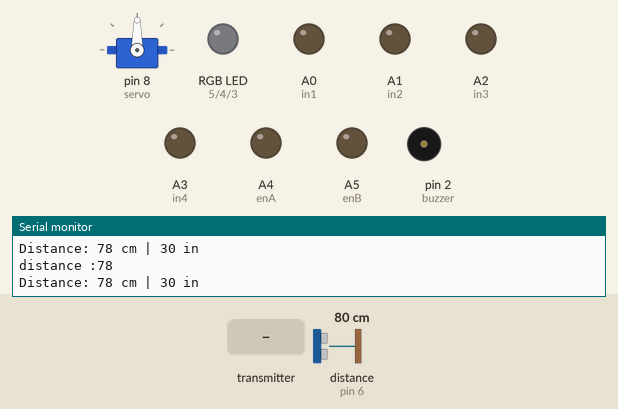
The sketch below on a simulated Arduino Uno, built with avr-gcc and run on an emulated ATmega328P. Parts: servo, an RGB LED mixed from three pins (HIGH = lit), output pins drawn as LEDs (lit = HIGH), buzzer (waves = sounding, pin HIGH), the last lines printed to the serial monitor. Wiring (inferred from the names in the program): ultrasonic range finder: trigger pin 7; echo pin 6. Dashed ring = blinking. The test bench sets the inputs (shaded band); at power-on: distance to the obstacle (sensor on pin 6) 80 cm. The echo pulse lasts 58.3 µs per cm; dim RGB values are drawn brighter than linear; no radio packets arrive unless stated; pins used as bus, display or sensor lines are not drawn.

Above: at 1.2 s.
1.3 s: the transmitter starts sending x = 0
At 1.5 s:
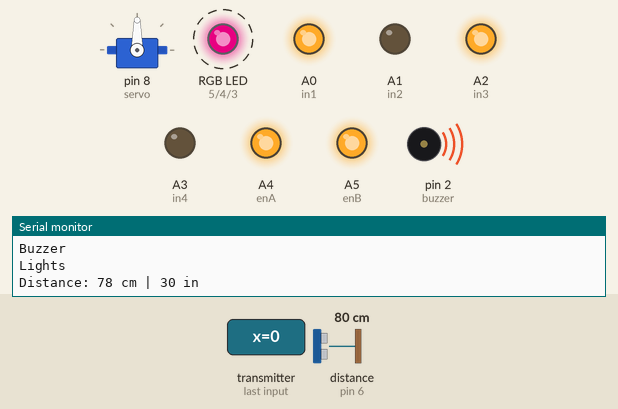
4.3 s: distance to the obstacle (sensor on pin 6) set to 23 cm
7.3 s: distance to the obstacle (sensor on pin 6) set to 19 cm
At 7.8 s:
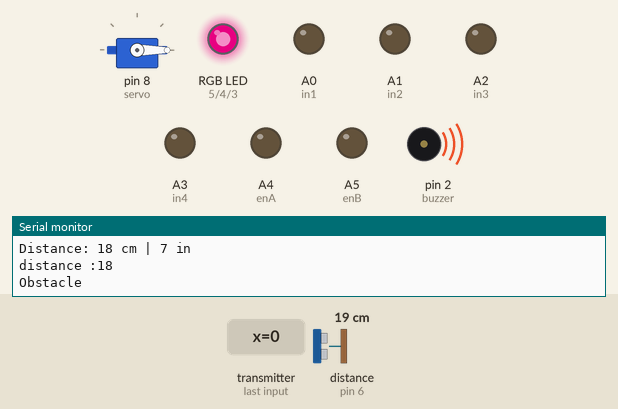
10.3 s: the transmitter starts sending a = 256
At 10.7 s:
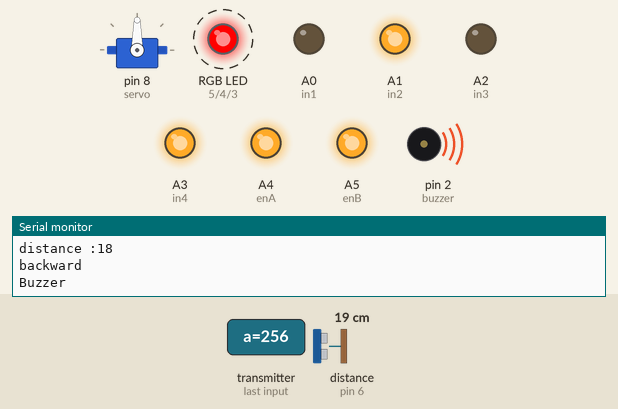
13.3 s: the transmitter starts sending c = 256
At 14.53 s:
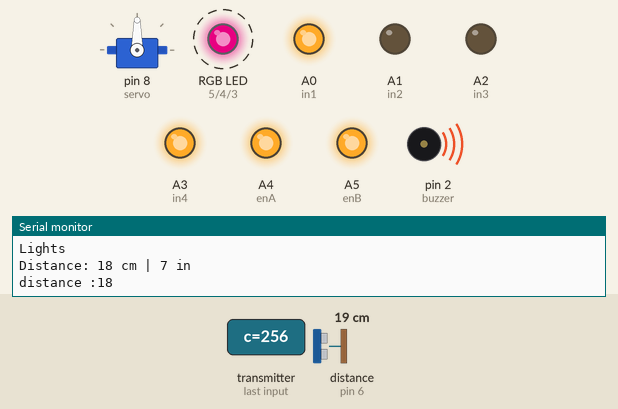
16.3 s: the transmitter starts sending b = 256
At 16.51 s:
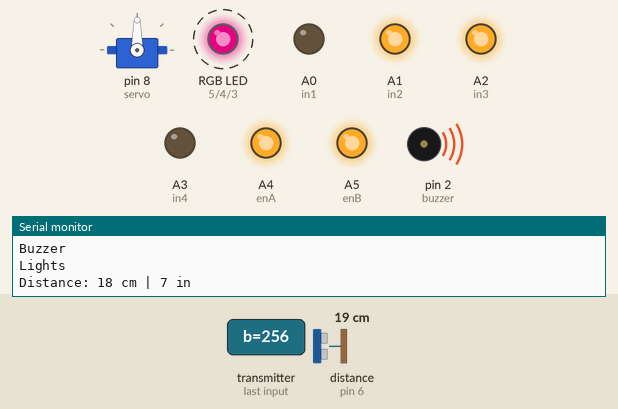
Timing chart, 0 to 20.3 s (numbered marks = the images above; inputs shaded):
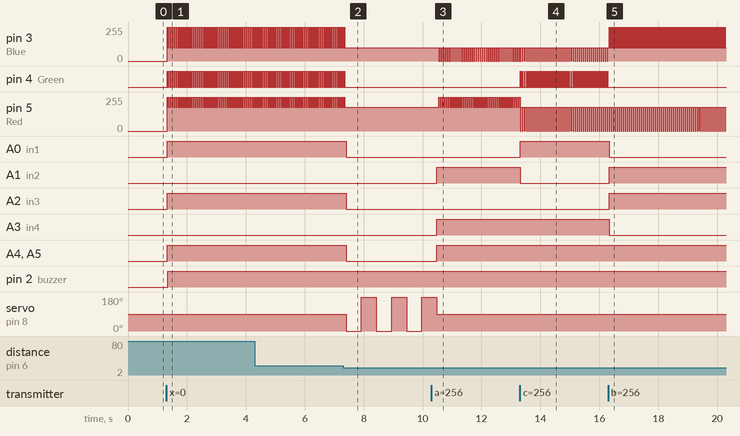

Measured:
- the behaviour switches between 21 and 20 cm on distance to the obstacle (sensor on pin 6) (found by bisection; images 1 and 2)
- after the input at 1.3 s, pin 3 (Blue): alternates 255/255 for 0.02 s and 100/255 for 0.04 s, starting at once; pin 4 (Green): alternates HIGH for 0.02 s and LOW for 0.04 s, starting at once; pin 5 (Red): alternates 255/255 for 0.02 s and 180/255 for 0.04 s, starting at once; A0 (in1), A2 (in3), A4 (enA), A5 (enB), pin 2 (buzzer): LOW → HIGH at once
- after the input at 7.3 s, pin 3 (Blue): goes on until 7.4 s, then stays 100/255; pin 4 (Green): goes on until 7.4 s, then stays LOW; pin 5 (Red): goes on until 7.4 s, then stays 180/255; A0 (in1), A2 (in3), A4 (enA), A5 (enB): HIGH → LOW after 0.11 s; servo on pin 8 (servo): alternates 180° for 0.51 s and 0° for 0.51 s, starting after 0.11 s
- after the input at 10.3 s, pin 3 (Blue): alternates 100/255 for 0.04 s and 0/255 for 0.03 s, starting after 0.26 s; pin 5 (Red): alternates 255/255 for 0.03 s and 180/255 for 0.04 s, starting after 0.26 s; A1 (in2), A3 (in4), A4 (enA), A5 (enB): LOW → HIGH after 0.19 s
- after the input at 13.3 s, pin 4 (Green): alternates HIGH for 0.02 s and LOW for 0.05 s, starting at once; A0 (in1): LOW → HIGH at once; A1 (in2): HIGH → LOW at once
- after the input at 16.3 s, pin 4 (Green): stops changing and stays LOW; A0 (in1), A3 (in4): HIGH → LOW at once; A1 (in2), A2 (in3): LOW → HIGH at once

The sketch:

code_v1.ino
```cpp
#include <SPI.h>
#include <RF24.h>
#include <nRF24L01.h>
#include<Servo.h>

#define Red 5
#define Green 4
#define Blue 3
#define in1 A0
#define in2 A1
#define in3 A2
#define in4 A3
#define enA A4
#define enB A5
#define buzzer 2
#define HeadLight 4
#define AmbientLight 3
#define TRIG_PIN  7  // Arduino pin tied to trigger pin on the ultrasonic sensor.
#define ECHO_PIN     6  // Arduino pin tied to echo pin on the ultrasonic sensor.
#define MAX_DISTANCE 200
Servo servo;

RF24 radio(9, 10);
const byte address[6] = "00002";
void setup() {
  Serial.begin(9600);
  radio.begin();
  radio.openReadingPipe(0, address);
  radio.startListening();
  radio.setPALevel(RF24_PA_MIN);
  //  pinMode(2,OUTPUT);
  //  pinMode(3,OUTPUT);
  //  pinMode(10,OUTPUT);
  pinMode(2, OUTPUT);//red
  pinMode(3, OUTPUT);//green
  pinMode(4, OUTPUT);//blue

  pinMode(in1, OUTPUT);
  pinMode(in2, OUTPUT);
  pinMode(in3, OUTPUT);
  pinMode(in4, OUTPUT);
  pinMode(enA, OUTPUT);
  pinMode(enB, OUTPUT);
  pinMode(buzzer, OUTPUT);
  pinMode(HeadLight, OUTPUT);
  pinMode(AmbientLight, OUTPUT);
  pinMode(TRIG_PIN, OUTPUT); // Sets the trigPin as an Output
  pinMode(ECHO_PIN, INPUT);
  servo.attach(8);
  servo.write(90);
}

struct datapack {
  int x;
  int y;
  int a;
  int b;
  int c;
  int d;
  int e;
  int f;
  int k;
};
datapack data;
int distanceCm = 0;
int distanceInch = 0;
void loop() {
  int distance = dis();
  Serial.print("distance :");
  Serial.println(distance);
  while (radio.available())
  {
    radio.read(&data, sizeof(data));
    //    Serial.print(data.x);
    //    Serial.print("\t");
    //    Serial.print(data.y);
    //    Serial.println();

    if (data.a == 0)
    {
      if (distance >= 20)
      {
        analogWrite(Red, 255);
      analogWrite(Green, 255);
      analogWrite(Blue, 255);
        Serial.println("FORWARD");
        digitalWrite(in1, HIGH);
        digitalWrite(in2, LOW);
        digitalWrite(in3, HIGH);
        digitalWrite(in4, LOW);
        int pwm = 255;
        analogWrite(enA, pwm);
        analogWrite(enB, pwm);
        delay(10);
      }
      else
      {
        Serial.println("Obstacle");

        int pwm = 150;
        int wait = 100;
        digitalWrite(in1, LOW);
        digitalWrite(in2, LOW);
        digitalWrite(in3, LOW);
        digitalWrite(in4, LOW);
        analogWrite(enA, LOW);
        analogWrite(enB, LOW);
        servo.write(0);
        delay(500);
        int left = dis();
        delay(10);
        servo.write(180);
        delay(500);
        int right = dis();
        delay(10);
        servo.write(90);
        if (left > right)
        {
          //move left
          Serial.println("Left");
          digitalWrite(in1, LOW);
          digitalWrite(in2, HIGH);
          digitalWrite(in3, HIGH);
          digitalWrite(in4, LOW);
          analogWrite(enA, pwm);
          analogWrite(enB, pwm);
          delay(wait);
          digitalWrite(in1, LOW);
          digitalWrite(in2, LOW);
          digitalWrite(in3, LOW);
          digitalWrite(in4, LOW);
          analogWrite(enA, LOW);
          analogWrite(enB, LOW);

        }
        else if (right > left)
        {
          //move right
          Serial.println("RIGHT");
          digitalWrite(in1, HIGH);
          digitalWrite(in2, LOW);
          digitalWrite(in3, LOW);
          digitalWrite(in4, HIGH);
          analogWrite(enA, pwm);
          analogWrite(enB, pwm);
          delay(wait);
          digitalWrite(in1, LOW);
          digitalWrite(in2, LOW);
          digitalWrite(in3, LOW);
          digitalWrite(in4, LOW);
          analogWrite(enA, LOW);
          analogWrite(enB, LOW);
        }
      }
    }

    else if (data.c == 0)
    {
      analogWrite(Red, 255);
      analogWrite(Green, 0);
      analogWrite(Blue, 0);
      int pwm = 255;
      analogWrite(enA, pwm);
      analogWrite(enB, pwm);
      digitalWrite(in1, LOW);
      digitalWrite(in2, HIGH);
      digitalWrite(in3, LOW);
      digitalWrite(in4, HIGH);

      Serial.println("backward");
    }
    else if (data.b == 0)
    {
      Serial.println("Right_turn");
      analogWrite(Red, 0);
      analogWrite(Green, 255);
      analogWrite(Blue, 0);
      int pwm = 255;
      analogWrite(enA, pwm);
      analogWrite(enB, pwm);
      digitalWrite(in1, HIGH);
      digitalWrite(in2, LOW);
      digitalWrite(in3, LOW);
      digitalWrite(in4, HIGH);
      delay(10);
    }
    else if (data.d == 0)
    {
      Serial.println("Left_turn");
      analogWrite(Red, 0);
      analogWrite(Green, 0);
      analogWrite(Blue, 255);
      int pwm = 255;
      analogWrite(enA, pwm);
      analogWrite(enB, pwm);
      digitalWrite(in1, LOW);
      digitalWrite(in2, HIGH);
      digitalWrite(in3, HIGH);
      digitalWrite(in4, LOW);
      delay(10);
    }
    else if (data.y > 580)
    {
      Serial.println("Right variac");
      int pwm = map(data.x, 570, 1023, 150, 255);;
      analogWrite(enA, pwm);
      analogWrite(enB, pwm);
      digitalWrite(in1, HIGH);
      digitalWrite(in2, LOW);
      digitalWrite(in3, LOW);
      digitalWrite(in4, HIGH);
      delay(10);
    }
    else if (data.y < 500)
    {
      Serial.println("Left variac");
      int pwm = map(data.x, 0, 570,  150, 255);;
      analogWrite(enA, pwm);
      analogWrite(enB, pwm);
      delay(10);
      digitalWrite(in1, LOW);
      digitalWrite(in2, HIGH);
      digitalWrite(in3, HIGH);
      digitalWrite(in4, LOW);
      delay(10);
    }
    else if (data.x < 500)
    {
      Serial.println("back variac");
      int pwm = map(data.x, 0, 570,  150, 255);;
      analogWrite(enA, pwm);
      analogWrite(enB, pwm);
      delay(10);
      digitalWrite(in1, LOW);
      digitalWrite(in2, HIGH);
      digitalWrite(in3, LOW);
      digitalWrite(in4, HIGH);
      delay(10);
    }
    else if (data.x > 580)
    {
      Serial.println("Front variac");
      if (distance >= 20)
      {
        Serial.println("FORWARD");
        digitalWrite(in1, HIGH);
        digitalWrite(in2, LOW);
        digitalWrite(in3, HIGH);
        digitalWrite(in4, LOW);
        int pwm = 255;
        analogWrite(enA, pwm);
        analogWrite(enB, pwm);
        delay(10);
      }
      else
      {
        Serial.println("Obstacle");

        int pwm = 150;
        int wait = 100;
        digitalWrite(in1, LOW);
        digitalWrite(in2, LOW);
        digitalWrite(in3, LOW);
        digitalWrite(in4, LOW);
        analogWrite(enA, LOW);
        analogWrite(enB, LOW);
        servo.write(0);
        delay(500);
        int left = dis();
        delay(10);
        servo.write(180);
        delay(500);
        int right = dis();
        delay(10);
        servo.write(90);
        if (left > right)
        {
          //move left
          Serial.println("Left");
          digitalWrite(in1, LOW);
          digitalWrite(in2, HIGH);
          digitalWrite(in3, HIGH);
          digitalWrite(in4, LOW);
          analogWrite(enA, pwm);
          analogWrite(enB, pwm);
          delay(wait);
          digitalWrite(in1, LOW);
          digitalWrite(in2, LOW);
          digitalWrite(in3, LOW);
          digitalWrite(in4, LOW);
          analogWrite(enA, LOW);
          analogWrite(enB, LOW);

        }
        else if (right > left)
        {
          //move right
          Serial.println("RIGHT");
          digitalWrite(in1, HIGH);
          digitalWrite(in2, LOW);
          digitalWrite(in3, LOW);
          digitalWrite(in4, HIGH);
          analogWrite(enA, pwm);
          analogWrite(enB, pwm);
          delay(wait);
          digitalWrite(in1, LOW);
          digitalWrite(in2, LOW);
          digitalWrite(in3, LOW);
          digitalWrite(in4, LOW);
          analogWrite(enA, LOW);
          analogWrite(enB, LOW);
        }
      }
    }
    if (data.k == 0)
    {
      Serial.println("Buzzer");
      digitalWrite(buzzer, HIGH);
    }
    if (data.f == 0)
    {
      Serial.println("Lights");
      analogWrite(Red, 180);
      analogWrite(Green, 80);
      analogWrite(Blue, 100);
    }
    else
    {
      //      Serial.println("Stop");
      digitalWrite(in1, LOW);
      digitalWrite(in2, LOW);
      digitalWrite(in3, LOW);
      digitalWrite(in4, LOW);
      digitalWrite(buzzer, LOW);
      analogWrite(Red, 0);
      analogWrite(Green, 0);
      analogWrite(Blue, 0);
    }
    }
}

int dis() {
  long duration;


  // Clears the TRIG_PIN
  digitalWrite(TRIG_PIN, LOW);
  delayMicroseconds(2);

  // Sets the TRIG_PIN on HIGH state for 10 microseconds
  digitalWrite(TRIG_PIN, HIGH);
  delayMicroseconds(10);
  digitalWrite(TRIG_PIN, LOW);

  // Reads the ECHO_PIN, returns the sound wave travel time in microseconds
  duration = pulseIn(ECHO_PIN, HIGH);

  // Calculate the distance
  distanceCm = duration * 0.034 / 2; // Distance in cm
  distanceInch = duration * 0.0133 / 2; // Distance in inches

  // Prints the distance in the Serial Monitor
  Serial.print("Distance: ");
  Serial.print(distanceCm);
  Serial.print(" cm");
  Serial.print(" | ");
  Serial.print(distanceInch);
  Serial.println(" in");
  return distanceCm;
}
```
